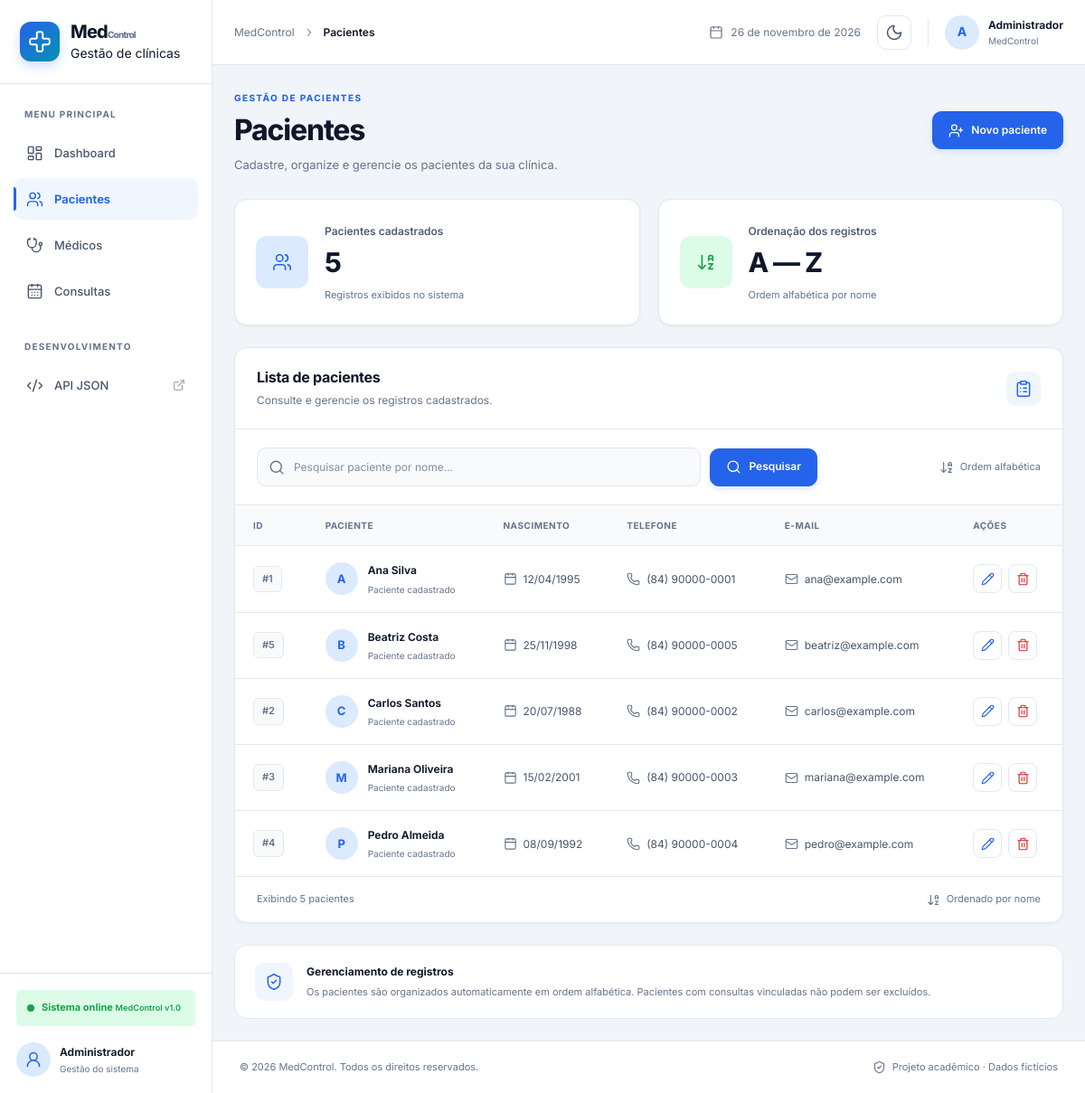
/pacientes, run on the app's committed database.
### app.py (models this page shows)
class Paciente(db.Model):
    __tablename__ = "pacientes"
    id = db.Column(db.Integer, primary_key=True)
    nome = db.Column(db.String(150), nullable=False)
    data_nascimento = db.Column(db.Date, nullable=False)
    telefone = db.Column(db.String(20), nullable=False)
    email = db.Column(db.String(150), nullable=False)
    consultas = db.relationship(
        "Consulta",
        back_populates="paciente",
        passive_deletes=True
    )

### app.py (the view)
@app.route("/pacientes")
def pacientes():
    pesquisa = request.args.get("pesquisa", "").strip()
    consulta = Paciente.query
    if pesquisa:
        consulta = consulta.filter(
            Paciente.nome.ilike(f"%{pesquisa}%")
        )
    lista = consulta.all()
    lista = ordenar_pacientes(lista)
    return render_template(
        "pacientes.html",
        pacientes=lista,
        pesquisa=pesquisa
    )

### app.py (called while the page is built)
def ordenar_pacientes(pacientes):
    lista = list(pacientes)
    tamanho = len(lista)
    for i in range(tamanho - 1):
        trocou = False
        for j in range(tamanho - i - 1):
            if lista[j].nome.casefold() > lista[j + 1].nome.casefold():
                lista[j], lista[j + 1] = (
                    lista[j + 1], lista[j]
                )
                trocou = True
        if not trocou:
            break
    return lista

### templates/pacientes.html (shortened to what this page needs)
{% extends "base.html" %}
{% block breadcrumb %}Pacientes{% endblock %}
{% block content %}
<section class="page-header">
    <div class="page-heading">
        <span class="page-eyebrow">
            GESTÃO DE PACIENTES
        </span>
        <h1>Pacientes</h1>
        <p>
            Cadastre, organize e gerencie os pacientes
            da sua clínica.
        </p>
    </div>
    <a href="{{ url_for('novo_paciente') }}"
       class="btn btn-primary">
        <i data-lucide="user-plus"></i>
        Novo paciente
    </a>
</section>
<section class="summary-grid">
    <article class="summary-card">
        <div class="summary-icon stat-blue">
            <i data-lucide="users"></i>
        </div>
        <div class="summary-content">
            <span>
                {% if pesquisa %}
                    Pacientes encontrados
                {% else %}
                    Pacientes cadastrados
                {% endif %}
            </span>
            <h2>{{ pacientes|length }}</h2>
            <small>Registros exibidos no sistema</small>
        </div>
    </article>
    <article class="summary-card">
        <div class="summary-icon stat-green">
            <i data-lucide="arrow-down-a-z"></i>
        </div>
        <div class="summary-content">
            <span>Ordenação dos registros</span>
            <h2>A — Z</h2>
            <small>Ordem alfabética por nome</small>
        </div>
    </article>
</section>
<section class="panel patients-panel">
    <div class="panel-header">
        <div>
            <h2>Lista de pacientes</h2>
            <p>
                Consulte e gerencie os registros cadastrados.
            </p>
        </div>
        <div class="panel-icon">
            <i data-lucide="clipboard-list"></i>
        </div>
    </div>
    <div class="table-toolbar">
        <form action="{{ url_for('pacientes') }}"
              method="GET"
              class="search-form">
            <div class="search-input">
                <input
                    type="search"
                    name="pesquisa"
                    id="pesquisa"
                    placeholder="Pesquisar paciente por nome..."
                    value="{{ pesquisa }}"
                    aria-label="Pesquisar paciente por nome"
                    autocomplete="off">
            </div>
            <button type="submit"
                    class="btn btn-primary">
                <i data-lucide="search"></i>
                Pesquisar
            </button>
        </form>
        <div class="sort-indicator">
            <i data-lucide="arrow-down-a-z"></i>
            <span>Ordem alfabética</span>
        </div>
    </div>
    {% if pacientes %}
        <div class="table-responsive">
            <table class="data-table patients-table">
                <thead>
                    <tr>
                        <th>ID</th>
                        <th>Paciente</th>
                        <th>Nascimento</th>
                        <th>Telefone</th>
                        <th>E-mail</th>
                        <th>Ações</th>
                    </tr>
                </thead>
                <tbody>
                    {% for paciente in pacientes %}
                        <tr>
                            <td>
                                <span class="record-id">
                                    #{{ paciente.id }}
                                </span>
                            </td>
                            <td>
                                <div class="table-person">
                                    <div class="table-avatar">
                                        {{ paciente.nome[0]|upper }}
                                    </div>
                                    <div>
                                        <strong>
                                            {{ paciente.nome }}
                                        </strong>
                                        <small>
                                            Paciente cadastrado
                                        </small>
                                    </div>
                                </div>
                            </td>
                            <td>
                                <div class="table-info">
                                    <i data-lucide="calendar"></i>
                                    <span>
                                        {{ paciente.data_nascimento.strftime('%d/%m/%Y') }}
                                    </span>
                                </div>
                            </td>
                            <td>
                                <div class="table-info">
                                    <i data-lucide="phone"></i>
                                    <span>
                                        {{ paciente.telefone }}
                                    </span>
                                </div>
                            </td>
                            <td>
                                <div class="table-info">
                                    <i data-lucide="mail"></i>
                                    <span>
                                        {{ paciente.email }}
                                    </span>
                                </div>
                            </td>
                            <td>
                                <div class="table-actions">
                                    <a href="{{ url_for('editar_paciente', id=paciente.id) }}"
                                       class="table-action action-edit"
                                       title="Editar paciente"
                                       aria-label="Editar paciente">
                                        <i data-lucide="pencil"></i>
                                    </a>
                                    <form
                                        action="{{ url_for('excluir_paciente', id=paciente.id) }}"
                                        method="POST"
                                        class="delete-form"
                                        data-nome="{{ paciente.nome }}"
                                        data-tipo="paciente"
                                        onsubmit="return confirm('Deseja realmente excluir este paciente?');">
                                        <button
                                            type="submit"
                                            class="table-action action-delete"
                                            title="Excluir paciente"
                                            aria-label="Excluir paciente">
                                            <i data-lucide="trash-2"></i>
                                        </button>
                                    </form>
                                </div>
                            </td>
                        </tr>
                    {% endfor %}
                </tbody>
            </table>
        </div>
        <div class="table-footer">
            <span>
                Exibindo {{ pacientes|length }}
                {% if pacientes|length == 1 %}
                    paciente
                {% else %}
                    pacientes
                {% endif %}
            </span>
            <div class="table-footer-info">
                <i data-lucide="arrow-down-a-z"></i>
                Ordenado por nome
            </div>
        </div>
    {% endif %}
</section>
<div class="info-banner">
    <div class="info-banner-icon">
        <i data-lucide="shield-check"></i>
    </div>
    <div>
        <strong>Gerenciamento de registros</strong>
        <p>
            Os pacientes são organizados automaticamente
            em ordem alfabética. Pacientes com consultas
            vinculadas não podem ser excluídos.
        </p>
    </div>
</div>
{% endblock %}

### data on the page
Paciente: id "1", nome "A", nome "Ana Silva", data_nascimento "12/04/1995", telefone "(84) 90000-0001", email "ana@example.com"
Paciente: id "5", nome "B", nome "Beatriz Costa", data_nascimento "25/11/1998", telefone "(84) 90000-0005", email "beatriz@example.com"
Paciente: id "2", nome "C", nome "Carlos Santos", data_nascimento "20/07/1988", telefone "(84) 90000-0002", email "carlos@example.com"
Paciente: id "3", nome "M", nome "Mariana Oliveira", data_nascimento "15/02/2001", telefone "(84) 90000-0003", email "mariana@example.com"
Paciente: id "4", nome "P", nome "Pedro Almeida", data_nascimento "08/09/1992", telefone "(84) 90000-0004", email "pedro@example.com"

### other printed values
{{ pacientes|length }} "5"
